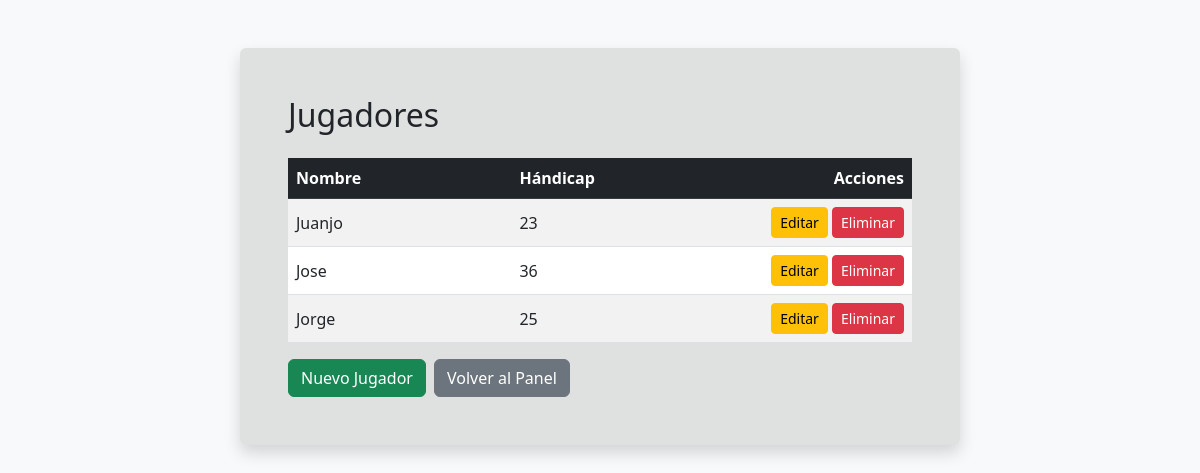
The page /listar_jugadores.php (signed in) on the database as committed earlier.
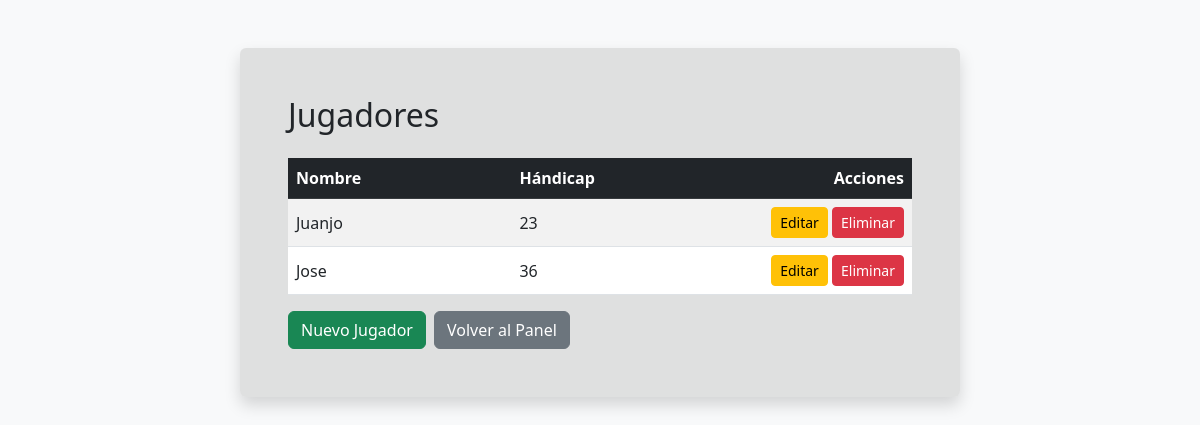
The same page on the database as committed later.
### tables this page shows
CREATE TABLE `jugadores` (
  `id` int NOT NULL AUTO_INCREMENT,
  `nombre` varchar(100) DEFAULT NULL,
  `handicap_actual` float DEFAULT NULL,
  `historial_scores` json DEFAULT NULL,
  PRIMARY KEY (`id`)
);

### listar_jugadores.php (the view, shortened to what this page needs)
<?php
require 'conexion.php';
$jugadores = $pdo->query("SELECT * FROM jugadores")->fetchAll();
?>
<!DOCTYPE html>
<html lang="es">
<head>
    <link href="https://cdn.jsdelivr.net/npm/bootstrap@5.3.0/dist/css/bootstrap.min.css" rel="stylesheet">
    <link href="estilos.css" rel="stylesheet">
</head>
<body class="bg-light">
    <div class="container mt-5">
        <div class="card shadow mx-auto" style="max-width: 720px;">
            <div class="card-body p-5">
                <div class="d-flex justify-content-between align-items-center mb-4">
                    <h1 class="h2 mb-0">Jugadores</h1>
                </div>
                <div class="table-responsive">
                    <table class="table table-striped table-hover align-middle tabla-gestion">
                        <thead class="table-dark">
                            <tr>
                                <th>Nombre</th>
                                <th>Hándicap</th>
                                <th class="col-acciones">Acciones</th>
                            </tr>
                        </thead>
                        <tbody>
                            <?php foreach ($jugadores as $j): ?>
                            <tr>
                                <td><?php echo htmlspecialchars($j['nombre']); ?></td>
                                <td><?php echo htmlspecialchars($j['handicap_actual']); ?></td>
                                <td class="col-acciones">
                                    <a href="editar_jugador.php?id=<?php echo $j['id']; ?>" class="btn btn-sm btn-warning">Editar</a>
                                    <button type="button" class="btn btn-sm btn-danger" data-bs-toggle="modal" data-bs-target="#confirmarEliminarJugador" data-delete-url="eliminar_jugador.php?id=<?php echo $j['id']; ?>">Eliminar</button>
                                </td>
                            </tr>
                            <?php endforeach; ?>
                        </tbody>
                    </table>
                </div>
                <div class="d-flex flex-wrap gap-2">
                    <a href="crear_jugador.php" class="btn btn-success">Nuevo Jugador</a>
                    <a href="panel.php" class="btn btn-secondary">Volver al Panel</a>
                </div>
            </div>
        </div>
    </div>
</body>
</html>

### estilos.css (style rules this page uses)
body { min-height: 100vh; isolation: isolate; background-color: #f8f9fa; background-image: none; }
.card, .alert { background-color: rgba(200, 200, 200, 0.5) !important; border: none; }
.tabla-gestion th.col-acciones, .tabla-gestion td.col-acciones { width: 1%; text-align: right; white-space: nowrap; }

Rows that differ between the two databases and show on the page:
removed jugadores: nombre "Jorge", handicap_actual "25"
